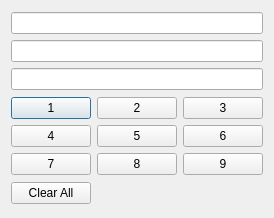
<?xml version="1.0" encoding="UTF-8"?>
<ui version="4.0">
 <class>Dialog</class>
 <widget class="QDialog" name="Dialog">
  <property name="geometry">
   <rect>
    <x>0</x>
    <y>0</y>
    <width>259</width>
    <height>218</height>
   </rect>
  </property>
  <property name="windowTitle">
   <string>Dialog</string>
  </property>
  <layout class="QGridLayout" name="gridLayout_2">
   <item row="0" column="0">
    <layout class="QVBoxLayout" name="verticalLayout">
     <item>
      <widget class="QLineEdit" name="firstLineEdit"/>
     </item>
     <item>
      <widget class="QLineEdit" name="secondLineEdit"/>
     </item>
     <item>
      <widget class="QLineEdit" name="thirdLineEdit"/>
     </item>
    </layout>
   </item>
   <item row="1" column="0">
    <layout class="QGridLayout" name="gridLayout">
     <item row="0" column="0">
      <layout class="QHBoxLayout" name="horizontalLayout">
       <item>
        <widget class="QPushButton" name="onePushButton">
         <property name="text">
          <string>1</string>
         </property>
        </widget>
       </item>
       <item>
        <widget class="QPushButton" name="twoPushButton">
         <property name="text">
          <string>2</string>
         </property>
        </widget>
       </item>
       <item>
        <widget class="QPushButton" name="threePushButton">
         <property name="text">
          <string>3</string>
         </property>
        </widget>
       </item>
      </layout>
     </item>
     <item row="1" column="0">
      <layout class="QHBoxLayout" name="horizontalLayout_2">
       <item>
        <widget class="QPushButton" name="fourPushButton">
         <property name="text">
          <string>4</string>
         </property>
        </widget>
       </item>
       <item>
        <widget class="QPushButton" name="fivePushButton">
         <property name="text">
          <string>5</string>
         </property>
        </widget>
       </item>
       <item>
        <widget class="QPushButton" name="sixPushButton">
         <property name="text">
          <string>6</string>
         </property>
        </widget>
       </item>
      </layout>
     </item>
     <item row="2" column="0">
      <layout class="QHBoxLayout" name="horizontalLayout_3">
       <item>
        <widget class="QPushButton" name="sevenPushButton">
         <property name="text">
          <string>7</string>
         </property>
        </widget>
       </item>
       <item>
        <widget class="QPushButton" name="eightPushButton">
         <property name="text">
          <string>8</string>
         </property>
        </widget>
       </item>
       <item>
        <widget class="QPushButton" name="ninePushButton">
         <property name="text">
          <string>9</string>
         </property>
        </widget>
       </item>
      </layout>
     </item>
    </layout>
   </item>
   <item row="2" column="0">
    <layout class="QHBoxLayout" name="horizontalLayout_4">
     <item>
      <widget class="QPushButton" name="clearButton">
       <property name="text">
        <string>Clear All</string>
       </property>
      </widget>
     </item>
     <item>
      <spacer name="horizontalSpacer">
       <property name="orientation">
        <enum>Qt::Horizontal</enum>
       </property>
       <property name="sizeHint" stdset="0">
        <size>
         <width>40</width>
         <height>20</height>
        </size>
       </property>
      </spacer>
     </item>
    </layout>
   </item>
  </layout>
 </widget>
 <layoutdefault spacing="6" margin="11"/>
 <resources/>
 <connections/>
</ui>
